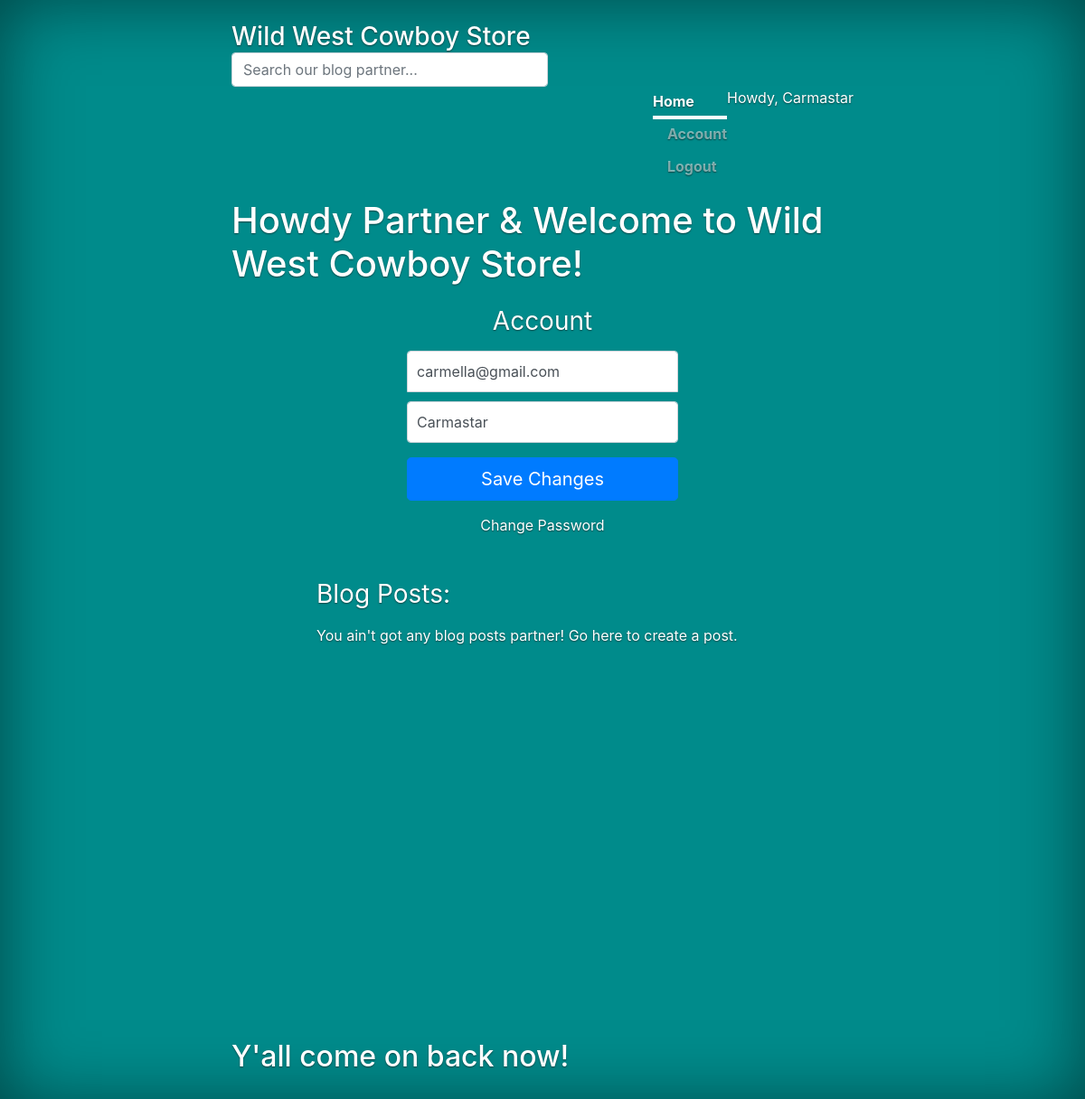
The app's page /account/ (signed in), older data.
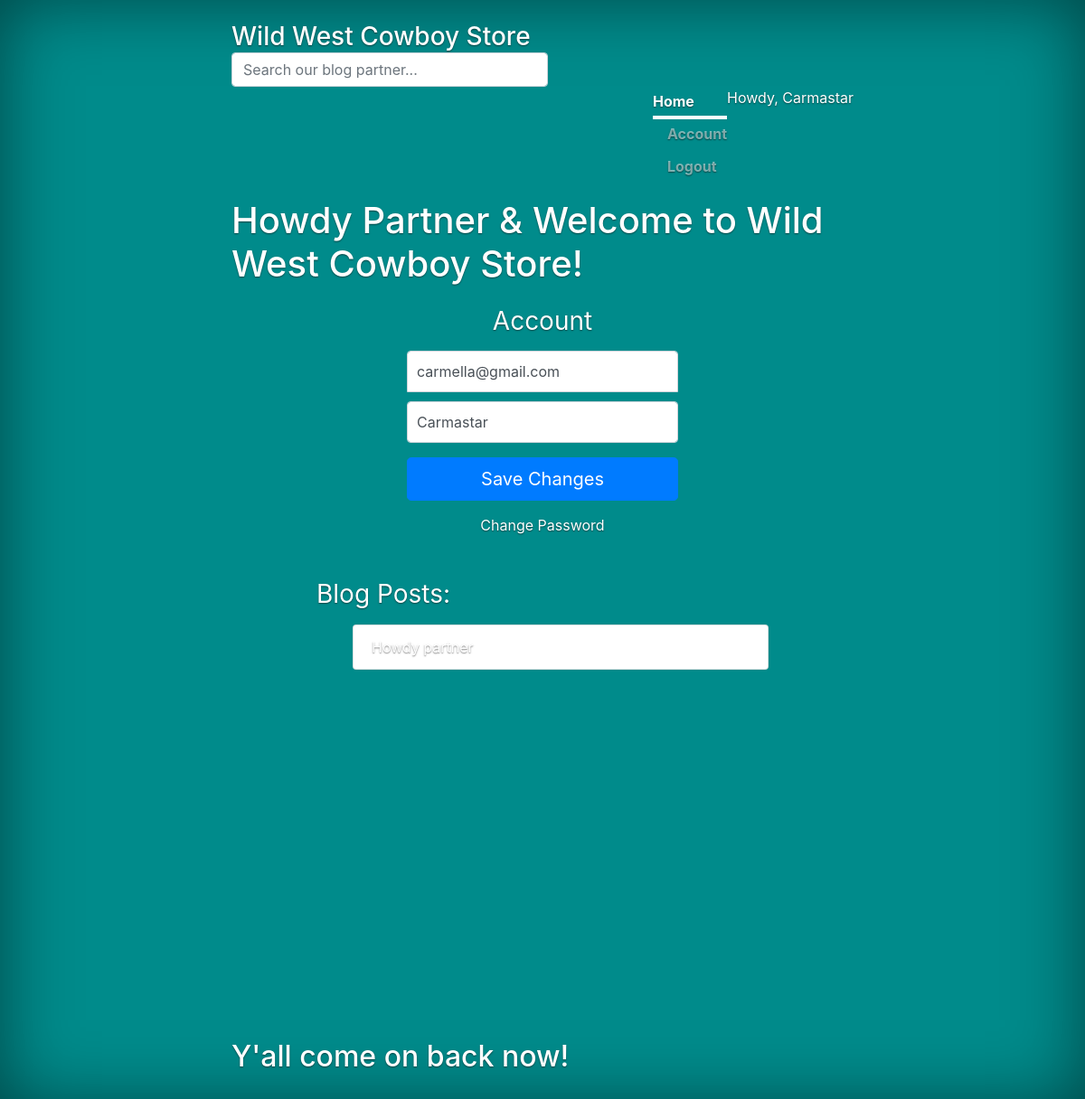
The same page, newer data.
### blog/models.py (models this page shows)
class BlogPost(models.Model):
    title = models.CharField(max_length = 60, null = False, blank = False) #null and false are False because it cant have a null or a blank title i.e. title is required
    body = models.TextField(max_length = 2500, null = False, blank = False)
    image = models.ImageField(upload_to = upload_location, null = False, blank = False)#This cant be used unless Pillow library is used
    date_published = models.DateTimeField(auto_now_add = True, verbose_name = "date published")#auto_now_add inserts a time stamp as soon as object is created
    date_updated = models.DateTimeField(auto_now = True, verbose_name = "date updated")#auto_now makes it so this time stamp only changes when the object changes/is updated
    author = models.ForeignKey(settings.AUTH_USER_MODEL, on_delete = models.CASCADE)#Use a foreign key relationship to tie this field to the 'account' table. 'on_delete' defines what happens if the blog post is deleted. models.CASCADE means delete anything that is associated with this blog post
    slug = models.SlugField(blank = True, unique = True)#A slug is a URL, can't be any other URL that has the same one so it has to be 'unique'
    def __str__(self):
        return self.title

### account/views.py (the view)
# urls.py: path('account/', account_view, name = "account"),
def account_view(request):
    if not request.user.is_authenticated:
        return redirect("login")
    context = {}
    if request.POST:
        form = AccountUpdateForm(request.POST, instance=request.user)
        if form.is_valid():
            form.initial = {
                "email" : request.POST['email'],
                "username" : request.POST['username'],
            }
            form.save()
            context['success_message'] = "You're updated Partner!"
    else:
        form = AccountUpdateForm(
            initial = {
                "email": request.user.email,
                "username": request.user.username,
            }
        )
    context['account_form'] = form
    blog_posts = BlogPost.objects.filter(author = request.user)
    context['blog_posts'] = blog_posts
    return render(request, 'account/account.html', context)

### account/forms.py (shortened to what this page needs)
class AccountUpdateForm(forms.ModelForm):
    class Meta:
        model= Account
        fields = ('email', 'username')

### account/templates/account/account.html (shortened to what this page needs)
{% extends 'base.html' %}
{% block content %}
<form class="form-signin" method = "POST">
    <h1 class="h3 mb-3 font-weight-normal">Account</h1>
    <input type="email" name = "email" id="inputEmail" class="form-control" placeholder="Email address" required autofocus value = "{{account_form.initial.email}}">
    <input type="text" name = "username" id="inputUsername" class="form-control" placeholder="Username" required value = "{{account_form.initial.username}}">
    <button class="btn btn-lg btn-primary btn-block" type="submit">Save Changes</button>
</form>
<div class = "d-flex flex-column">
    <a class = "m-auto" href = "{% url 'password_change' %}">Change Password</a>
</div>
<div class = "container mt-4 p-4">
    <div class = "row">
        <div class = "blog-posts">
            <h3 class = "mb-3 font-weight-normal">Blog Posts:</h3>
            {% if blog_posts %}
            <ul>
                {% for post in blog_posts %}
                    <a href = "{% url 'blog:detail' post.slug %}" style = "text-decoration: none;">
                        <li class = "list-group-item">{{post}}</li>
                    </a>
                {% endfor %}
            </ul>
            {% else %}
            <p>You ain't got any blog posts partner! Go <a href = "{% url 'blog:create' %}">here</a> to create a post.</p>
            {% endif %}
        </div>
    </div>
</div>
{% endblock content %}

Row changes from the older to the newer data that the page shows:
added BlogPost: title "Howdy partner"
Text that changed along with them:
text no longer shown: "You ain't got any blog posts partner! Go here to create a post."
